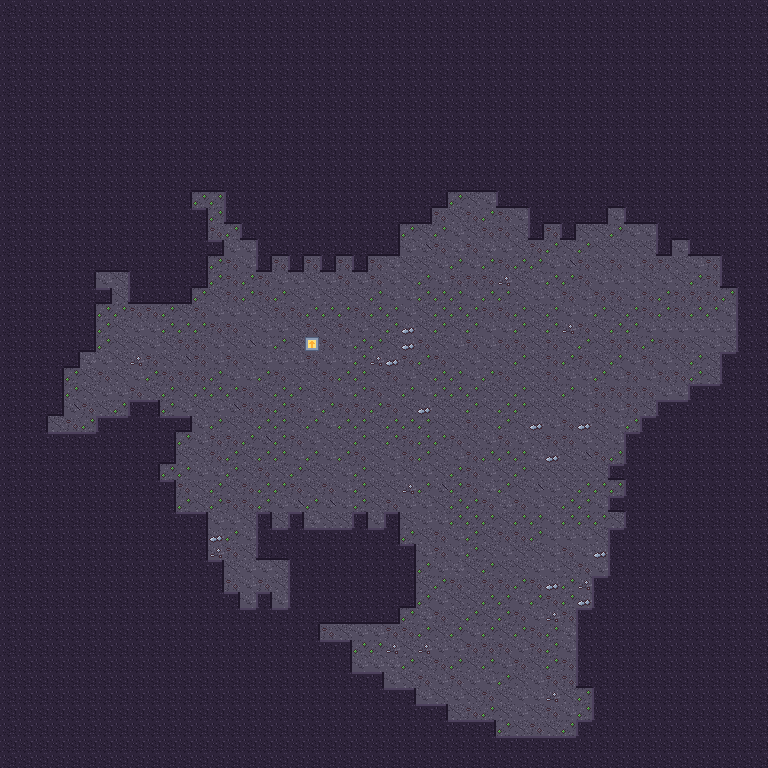

This is a level from a 2D game, rendered from its Tiled map with the project's own tilesets. A one-line summary and the map file follow, with tile-layer data summarised:
An orthogonal 48x48 tile map with 16x16 px tiles, 3 tile layers (Back, Buildings, Front).

<map version="1.4" tiledversion="1.4.2" orientation="orthogonal" renderorder="right-down" compressionlevel="0" width="48" height="48" tilewidth="16" tileheight="16" infinite="0" nextlayerid="4" nextobjectid="1">
  <properties />
  <tileset firstgid="1" name="cave" tilewidth="16" tileheight="16" tilecount="48" columns="16">
    <image source="../cave.png" width="256" height="48" />
    <tile id="1">
      <properties>
        <property name="Passable" type="string" value="F" />
      </properties>
    </tile>
    <tile id="16">
      <properties>
        <property name="Passable" type="string" value="F" />
      </properties>
    </tile>
    <tile id="17">
      <properties>
        <property name="Passable" type="string" value="F" />
      </properties>
    </tile>
    <tile id="18">
      <properties>
        <property name="Passable" type="string" value="F" />
      </properties>
    </tile>
    <tile id="19">
      <properties>
        <property name="Passable" type="string" value="F" />
      </properties>
    </tile>
    <tile id="20">
      <properties>
        <property name="Passable" type="string" value="F" />
      </properties>
    </tile>
    <tile id="21">
      <properties>
        <property name="Passable" type="string" value="F" />
      </properties>
    </tile>
    <tile id="22">
      <properties>
        <property name="Passable" type="string" value="F" />
      </properties>
    </tile>
    <tile id="23">
      <properties>
        <property name="Passable" type="string" value="F" />
      </properties>
    </tile>
    <tile id="24">
      <properties>
        <property name="Passable" type="string" value="F" />
      </properties>
    </tile>
    <tile id="25">
      <properties>
        <property name="Passable" type="string" value="F" />
      </properties>
    </tile>
    <tile id="26">
      <properties>
        <property name="Passable" type="string" value="F" />
      </properties>
    </tile>
    <tile id="27">
      <properties>
        <property name="Passable" type="string" value="F" />
      </properties>
    </tile>
    <tile id="28">
      <properties>
        <property name="Passable" type="string" value="F" />
      </properties>
    </tile>
    <tile id="29">
      <properties>
        <property name="Passable" type="string" value="F" />
      </properties>
    </tile>
    <tile id="30">
      <properties>
        <property name="Passable" type="string" value="F" />
      </properties>
    </tile>
    <tile id="31">
      <properties>
        <property name="Passable" type="string" value="F" />
      </properties>
    </tile>
  </tileset>
  <layer id="1" name="Back" width="48" height="48" opacity="1" offsetx="0" offsety="0">
   <data>[2304 cells, 2304 non-empty, 9 distinct tile ids]</data>
  </layer>
  <layer id="2" name="Buildings" width="48" height="48" opacity="1" offsetx="0" offsety="0">
   <data>[2304 cells, 1525 non-empty, 13 distinct tile ids]</data>
  </layer>
  <layer id="3" name="Front" width="48" height="48" opacity="1" offsetx="0" offsety="0">
   <data>[2304 cells, 0 non-empty, 0 distinct tile ids]</data>
  </layer>
</map>
